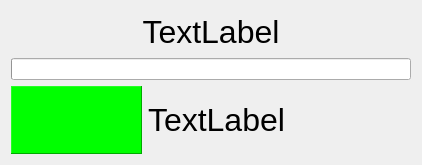
<?xml version="1.0" encoding="UTF-8"?>
<ui version="4.0">
 <class>InputPortReader</class>
 <widget class="QWidget" name="InputPortReader">
  <property name="geometry">
   <rect>
    <x>0</x>
    <y>0</y>
    <width>422</width>
    <height>165</height>
   </rect>
  </property>
  <property name="sizePolicy">
   <sizepolicy hsizetype="Fixed" vsizetype="Fixed">
    <horstretch>0</horstretch>
    <verstretch>0</verstretch>
   </sizepolicy>
  </property>
  <property name="contextMenuPolicy">
   <enum>Qt::NoContextMenu</enum>
  </property>
  <property name="windowTitle">
   <string>Input Port Reader</string>
  </property>
  <property name="locale">
   <locale language="English" country="UnitedStates"/>
  </property>
  <layout class="QVBoxLayout" name="verticalLayout">
   <item>
    <widget class="QWidget" name="AnalogInWidget" native="true">
     <property name="minimumSize">
      <size>
       <width>260</width>
       <height>0</height>
      </size>
     </property>
     <layout class="QVBoxLayout" name="verticalLayout_2">
      <property name="leftMargin">
       <number>0</number>
      </property>
      <property name="topMargin">
       <number>0</number>
      </property>
      <property name="rightMargin">
       <number>0</number>
      </property>
      <property name="bottomMargin">
       <number>0</number>
      </property>
      <item>
       <widget class="QLabel" name="ValueLabel">
        <property name="minimumSize">
         <size>
          <width>400</width>
          <height>0</height>
         </size>
        </property>
        <property name="font">
         <font>
          <pointsize>24</pointsize>
          <weight>50</weight>
          <bold>false</bold>
         </font>
        </property>
        <property name="text">
         <string>TextLabel</string>
        </property>
        <property name="alignment">
         <set>Qt::AlignCenter</set>
        </property>
       </widget>
      </item>
      <item>
       <widget class="QProgressBar" name="ValueProgressBar">
        <property name="value">
         <number>0</number>
        </property>
        <property name="textVisible">
         <bool>false</bool>
        </property>
       </widget>
      </item>
     </layout>
    </widget>
   </item>
   <item>
    <widget class="QWidget" name="DigitalInWidget" native="true">
     <property name="minimumSize">
      <size>
       <width>200</width>
       <height>0</height>
      </size>
     </property>
     <layout class="QHBoxLayout" name="horizontalLayout">
      <property name="leftMargin">
       <number>0</number>
      </property>
      <property name="topMargin">
       <number>0</number>
      </property>
      <property name="rightMargin">
       <number>0</number>
      </property>
      <property name="bottomMargin">
       <number>0</number>
      </property>
      <item>
       <widget class="QFrame" name="StateFrame">
        <property name="sizePolicy">
         <sizepolicy hsizetype="Preferred" vsizetype="Preferred">
          <horstretch>1</horstretch>
          <verstretch>0</verstretch>
         </sizepolicy>
        </property>
        <property name="minimumSize">
         <size>
          <width>0</width>
          <height>60</height>
         </size>
        </property>
        <property name="styleSheet">
         <string notr="true">background-color: lime;</string>
        </property>
        <property name="frameShape">
         <enum>QFrame::Panel</enum>
        </property>
        <property name="frameShadow">
         <enum>QFrame::Raised</enum>
        </property>
       </widget>
      </item>
      <item>
       <widget class="QLabel" name="StateLabel">
        <property name="sizePolicy">
         <sizepolicy hsizetype="Preferred" vsizetype="Preferred">
          <horstretch>2</horstretch>
          <verstretch>0</verstretch>
         </sizepolicy>
        </property>
        <property name="font">
         <font>
          <pointsize>24</pointsize>
          <weight>50</weight>
          <bold>false</bold>
         </font>
        </property>
        <property name="text">
         <string>TextLabel</string>
        </property>
       </widget>
      </item>
     </layout>
    </widget>
   </item>
  </layout>
 </widget>
 <resources>
  <include location="../QModules.qrc"/>
 </resources>
 <connections/>
</ui>
